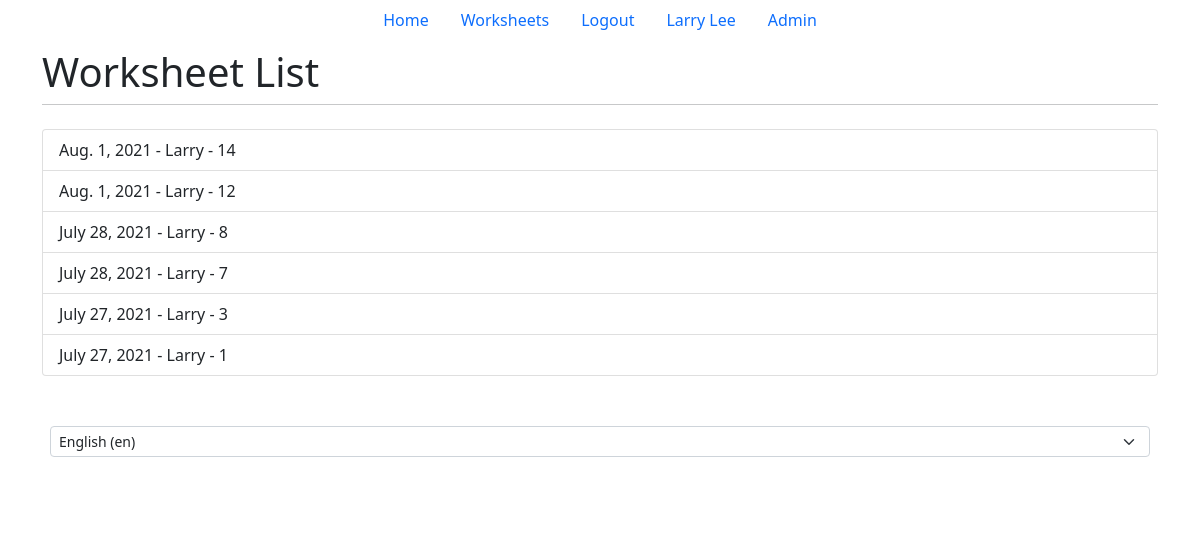
Page /worksheets/ (signed in) on the earlier database version.
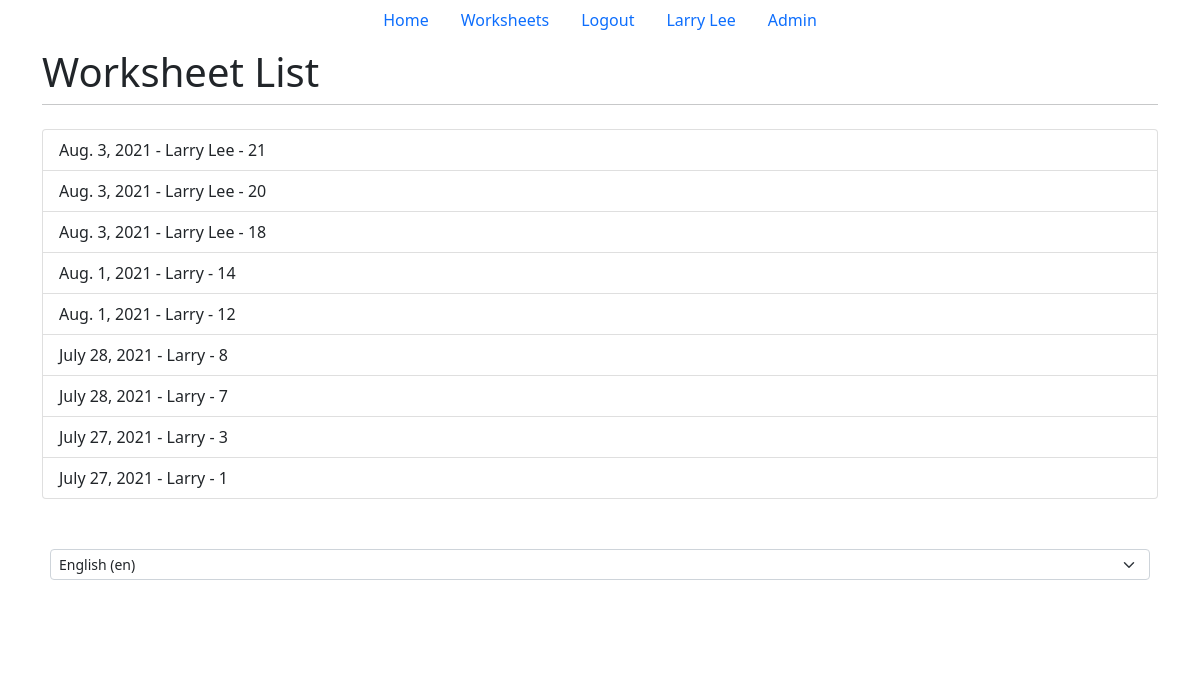
Same page on the later database version.
### main/models.py (models this page shows, shortened)
class Worksheet(models.Model):
    user = models.ForeignKey(
        User,
        on_delete=models.CASCADE,
        related_name="worksheet",
        null=True
    )
    name = models.CharField(max_length=20)
    date = models.DateField(name="date", auto_now_add=True)
    complete = models.BooleanField(db_column="Completed", default=False)
    stores = STORE_CHOICES
    class Meta:
        verbose_name = _("Worksheet")
        verbose_name_plural = _("Worksheets")
    def get_absolute_url(self):
        return reverse("tracker", kwargs={"id": self.pk})
    operations = OPERATION_CHOICES

### main/views.py (the view)
# urls.py: path('worksheets/', views.worksheets, name="worksheets"),
def worksheets(response):
    return render(response, "worksheets.html", {})

### main/templates/worksheets.html (shortened to what this page needs)
{% extends 'base.html' %}
{% block title2 %}Worksheet List{% endblock title2 %}
{% block content %}
    {% if user.is_authenticated %}
        <div class="list-group">
            {% for ws in user.worksheet.all reversed %}
                <a href="{{ws.get_absolute_url}}" class="list-group-item list-group-item-action">
                    {{ws.date}} - {{ws.name}} - {{ws.id}}
                </a>
            {% endfor %}
        </div>
    {% else %}
        <p>Login<a href="/login/">Here</a></p>
    {% endif %}
{% endblock content %}

Differences in the rows shown:
added Worksheet: date "Aug. 3, 2021", name "Larry Lee", id "21"
added Worksheet: date "Aug. 3, 2021", name "Larry Lee", id "20"
added Worksheet: date "Aug. 3, 2021", name "Larry Lee", id "18"
